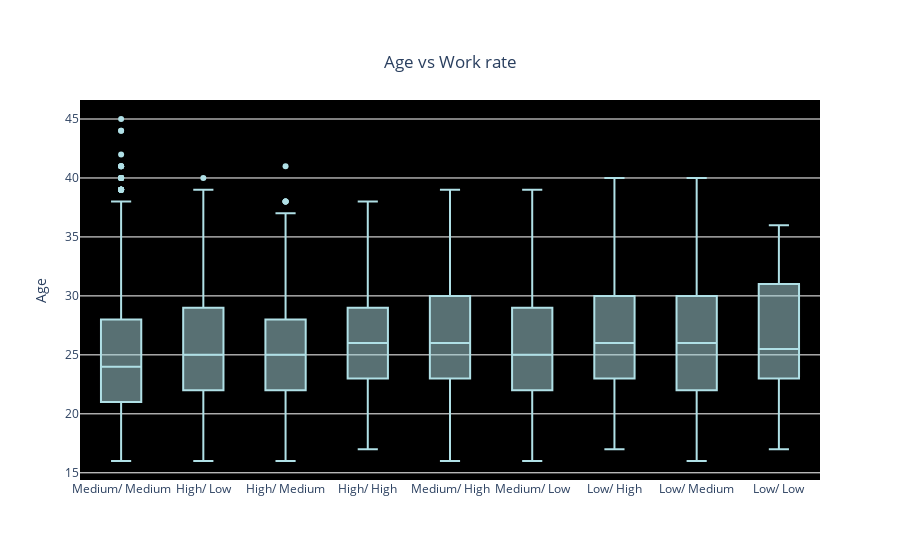

This figure's notebook cell:
### Code cell
'''bivariate analysis between age and the work rate of the players'''
trace = go.Box(x = data['Work Rate'],y = data['Age'],marker = dict(color = 'powderblue'))
layout = go.Layout(title={
        'text': "Age vs Work rate",
        'y':0.9,
        'x':0.5,
        'xanchor': 'center',
        'yanchor': 'top'} , plot_bgcolor='rgb(0,0,0)' , yaxis = dict(title = 'Age'))
fig = go.Figure(data = trace, layout = layout)
iplot(fig)

### Figure 1 — Plotly figure (JSON) as saved in the notebook; plotly's stock layout.template omitted (floating-point values rounded to 4 significant figures; data arrays with more than 128 entries replaced by an {"elided": "..."} marker saying what was removed)
{"data": [{"marker": {"color": "powderblue"}, "type": "box", "x": {"elided": "18207 str values"}, "y": {"elided": "18207 int values"}}], "layout": {"plot_bgcolor": "rgb(0,0,0)", "title": {"text": "Age vs Work rate", "x": 0.5, "xanchor": "center", "y": 0.9, "yanchor": "top"}, "yaxis": {"title": {"text": "Age"}}}}
